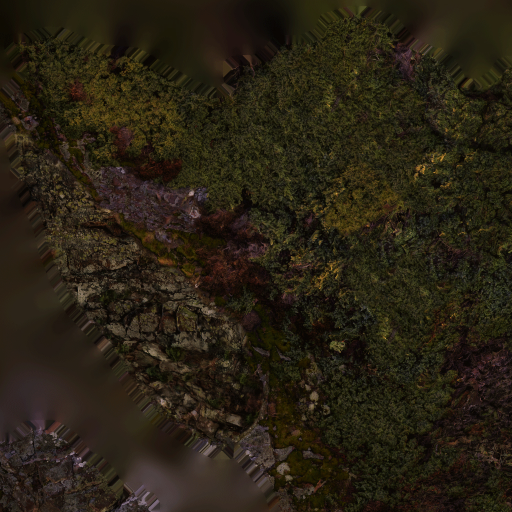
#> input picture input.jpg, 1024 x 1024 px (shown at 1/2 size)
$ python 'Dither comparison.py'
#> lines starting #> are read from the running program, lines starting #| are printed output that depends on the picture
from PIL import Image
import colorsys

def main():
    widenBrightnessSearchRange = True  # If true, color intiation within the same hue range will be accepted, resulting in more masks but a more accurate albedo representation
    widenHueSearchRange = False  # This was a test, don't set to true
    regardSaturation = True  # Gives more accurate masks, but more of them,

    # Python's palette
    MyImageTrueColor = Image.open('input.jpg')
#> MyImageTrueColor is the input picture: PIL image 1024x1024 RGB; mean R, G, B 40.4, 33.3, 19.5
    MyImageDithered = MyImageTrueColor.convert(mode='P',
        colors=64,
        dither=1,
        palette = 1
        )
    MyImageTrueColor = MyImageTrueColor.convert(mode='P',
        dither=0)
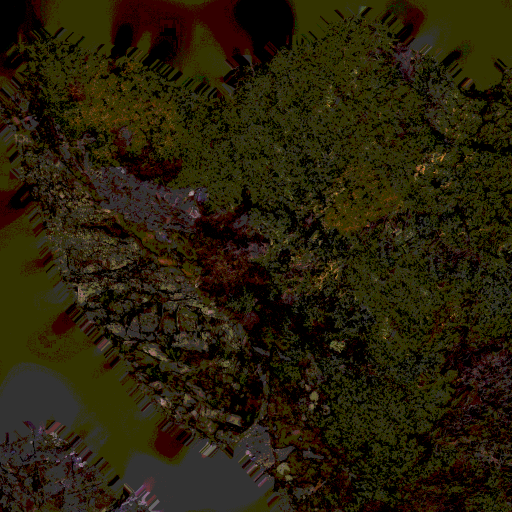
#> MyImageTrueColor: PIL image 1024x1024 P (shown at 1/2 size); mean R, G, B 39.1, 31.3, 10.1

    im2 = MyImageDithered.getpalette()
#> im2 = 192 values, max 100 at index 0, min 3 at index 191, mean 30.85

    dithered = []
    for i in im2:
        if i != 0:
            dithered.append(i)
#> this loop made 192 passes
#> i on passes 1 to 3: 100, 87, 56
#> after the loop, dithered has the same summary as im2
    python_palette = []
    for i in range(len(dithered)):
        if (i % 3) == 2:
            python_palette.append(tuple(im2[i - 2:i + 1]))
#> after the loop, python_palette = 64 items, first 6: (100, 87, 56), (82, 69, 40), (76, 63, 46), (66, 63, 33), (73, 56, 38), (65, 54, 36)
    print(len(python_palette))
#| 64
    print(python_palette)
#> (printed output is left out)

    python_tags = []

    for color in python_palette:
        tag = getColorTag(color, widenBrightnessSearchRange, widenHueSearchRange, regardSaturation)
        python_tags.append(tag)
#> this loop made 64 passes
#> (color, red_percentage in getColorTag, green_percentage in getColorTag, blue_percentage in getColorTag, color_hsv_percentage in getColorTag, hue in getColorTag, saturation in getColorTag, brightness in getColorTag) on passes 1 to 9: ((100, 87, 56), 0.392, 0.341, 0.22, (0.117, 0.44, 0.392), 42, 44, 39), ((82, 69, 40), 0.322, 0.271, 0.157, (0.115, 0.512, 0.322), 41, 51, 32), ((76, 63, 46), 0.298, 0.247, 0.18, (0.0944, 0.395, 0.298), 34, 39, 30), ((66, 63, 33), 0.259, 0.247, 0.129, (0.152, 0.5, 0.259), 55, 50, 26), ((73, 56, 38), 0.286, 0.22, 0.149, (0.0857, 0.479, 0.286), 31, 48, 29), ((65, 54, 36), 0.255, 0.212, 0.141, (0.103, 0.446, 0.255), 37, 45, 25), ((57, 56, 33), 0.224, 0.22, 0.129, (0.16, 0.421, 0.224), 57, 42, 22), ((56, 54, 20), 0.22, 0.212, 0.0784, (0.157, 0.643, 0.22), 57, 64, 22), ((67, 48, 34), 0.263, 0.188, 0.133, (0.0707, 0.493, 0.263), 25, 49, 26)
#> color on passes 58 to 60: (14, 16, 6), (21, 12, 8), (17, 12, 7)

    python_tags = sorted(python_tags)
    print(python_tags)
#> (printed output is left out)

    # Photoshop's palette
    print("\n Original palette:")
    im2 = MyImageTrueColor.getpalette()

    dithered = []
    for i in im2:
        if i != 0:
            dithered.append(i)
#> this loop made 678 passes
#> i on passes 2 to 4: 0, 0, 0
    python_palette = []
    for i in range(len(dithered)):
        if (i % 3) == 2:
            python_palette.append(tuple(im2[i - 2:i + 1]))
    print(len(python_palette))
#| 180
    print(python_palette)
#> (printed output is left out)

    photoshop_tags = []

    for color in python_palette:
        tag = getColorTag(color, widenBrightnessSearchRange, widenHueSearchRange, regardSaturation)
        photoshop_tags.append(tag)
#> this loop made 180 passes
#> color on passes 1 to 3: (0, 0, 0), (0, 0, 0), (0, 0, 0)


    difference = list(set(python_tags) - set(photoshop_tags))
    print("\n difference: ", difference)
#> (printed output is left out)


def getColorTag(color, widenBrightnessSearchRange, widenHueSearchRange, regardSaturation):
    red_percentage = color[0] / float(255)
    green_percentage = color[1] / float(255)
    blue_percentage = color[2] / float(255)


    # get hsv percentage: range (0-1, 0-1, 0-1)
    color_hsv_percentage = colorsys.rgb_to_hsv(red_percentage, green_percentage, blue_percentage)

    # get normal hsv: range (0-360, 0-255, 0-255)
    hue = round(360 * color_hsv_percentage[0])
    saturation = round(100 * color_hsv_percentage[1])
    brightness = round(100 * color_hsv_percentage[2])
    # color_hsv = (hue, saturation, brightness)

    tag = ""

    if(widenHueSearchRange):
        if(hue < 10): tag = "10"
        elif(hue < 20): tag = "20"
        elif(hue < 30): tag = "30"
        elif(hue < 40): tag = "40"
        elif(hue < 50): tag = "50"
        elif(hue < 60): tag = "60"
        elif(hue < 70): tag = "70"
        elif(hue < 80): tag = "80"
        elif(hue < 90): tag = "90"
        elif(hue < 100): tag = "100"
        elif(hue < 110): tag = "110"
        elif(hue < 120): tag = "120"
        elif(hue < 130): tag = "130"
        elif(hue < 140):  tag = "140"
        elif(hue < 150): tag = "150"
        elif(hue < 160): tag = "160"
        elif(hue < 170): tag = "170"
        elif(hue < 180): tag = "180"
        elif(hue < 190): tag = "190"
        elif(hue < 200): tag = "200"
        elif(hue < 210): tag = "210"
        elif(hue < 220): tag = "220"
        elif(hue < 230): tag = "230"
        elif(hue < 240):  tag = "240"
        elif(hue < 250): tag = "250"
        elif(hue < 260): tag = "260"
        elif(hue < 270): tag = "270"
        elif(hue < 280): tag = "280"
        elif(hue < 290): tag = "290"
        elif(hue < 300): tag = "300"
        elif(hue < 310): tag = "310"
        elif(hue < 320): tag = "320"
        elif(hue < 330): tag = "330"
        elif(hue < 340): tag = "340"
        elif(hue < 350): tag = "350"
        elif(hue < 360): tag = "360"
        else: tag = "0"
    else:
        if(hue < 10): tag = "Red"
        if(hue < 20):
            if(saturation < 50): tag = "Brown"
            else: tag = "Red-Orange"
        elif(hue < 40):
            if(saturation < 50): tag = "Brown"
            else: tag = "Orange"
        elif(hue < 50): tag = "Orange-Yellow"
        #elif(hue < 60): tag = "Yellow"
        #elif(hue < 80): tag = "Yellow-Green"
        elif(hue < 80): tag = "Yellow"
        #elif(hue < 140): tag = "Green"
        #elif(hue < 169): tag = "Green-Cyan"
        elif(hue < 169): tag = "Green"
        #elif(hue < 200): tag = "Cyan"
        #elif(hue < 220): tag = "Cyan-Blue"
        elif(hue < 220): tag = "Cyan"
        #elif(hue < 240): tag = "Blue"
        #elif(hue < 280): tag = "Blue-Magenta"
        elif(hue < 280): tag = "Blue"
       # elif(hue < 320): tag = "Magenta"
        #elif(hue < 330): tag = "Magenta-Pink"
        elif(hue < 330): tag = "Magenta"
        #elif(hue < 345): tag = "Pink"
        #elif(hue < 355): tag = "Pink-Red"
        else: tag = "Red"

    if(brightness < 25): tag = "Black-" + tag
    elif(brightness > 75):
        if(saturation < 33): tag = "White-" + tag

    if(regardSaturation):
        if(saturation < 10): tag = "Gray-" + tag
        elif(saturation < 20): tag = "Desaturated-" + tag
        elif(saturation < 40): tag = "Medium-Desaturated-" + tag
        elif(saturation > 80): tag = "Highly-Saturated-" + tag
        elif(saturation > 60): tag = "Saturated-" + tag
    elif(saturation < 20): tag = "Gray"

    if(widenBrightnessSearchRange):
        if(brightness < 30):  tag = "Dark-" + tag
        elif(brightness < 40):  tag = "Medium-Dark-" + tag
        elif(brightness > 70): tag = "Light-" + tag
        elif(brightness > 60):  tag = "Medium-Light-" + tag
    else:
        if(brightness < 30):  tag = "Dark-" + tag
        elif(brightness > 60):  tag = "Light-" + tag

    return tag

main()
